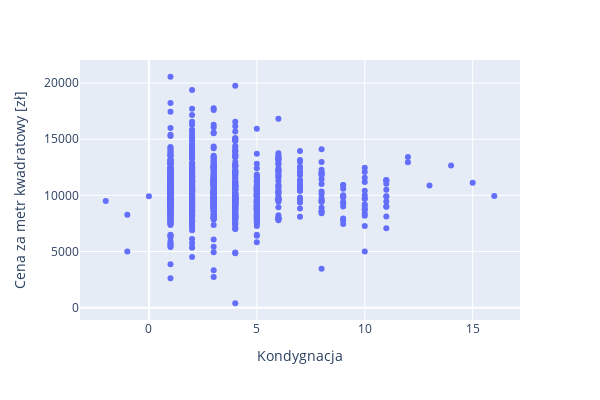

Write notebook code for a chart like this one.
### Code cell
fig = px.scatter(df9, x="kondygnacja", y="cena mkw", 
labels={
                     "kondygnacja": "Kondygnacja",
                     "cena mkw": "Cena za metr kwadratowy [zł]",}, height=400, width=600)
fig.update_xaxes(tickformat="digit")
fig.update_yaxes(tickformat="digit")
fig.show()

### Figure 1 — Plotly figure (JSON) as saved in the notebook; plotly's stock layout.template omitted (floating-point values rounded to 4 significant figures; data arrays with more than 128 entries replaced by an {"elided": "..."} marker saying what was removed)
{"data": [{"hovertemplate": "Kondygnacja=%{x}<br>Cena za metr kwadratowy [zł]=%{y}<extra></extra>", "legendgroup": "", "marker": {"color": "#636efa", "symbol": "circle"}, "mode": "markers", "name": "", "orientation": "v", "showlegend": false, "type": "scatter", "x": {"elided": "937 int values"}, "xaxis": "x", "y": {"elided": "937 float values"}, "yaxis": "y"}], "layout": {"height": 400, "legend": {"tracegroupgap": 0}, "margin": {"t": 60}, "width": 600, "xaxis": {"anchor": "y", "domain": [0, 1], "tickformat": "digit", "title": {"text": "Kondygnacja"}}, "yaxis": {"anchor": "x", "domain": [0, 1], "tickformat": "digit", "title": {"text": "Cena za metr kwadratowy [zł]"}}}}
